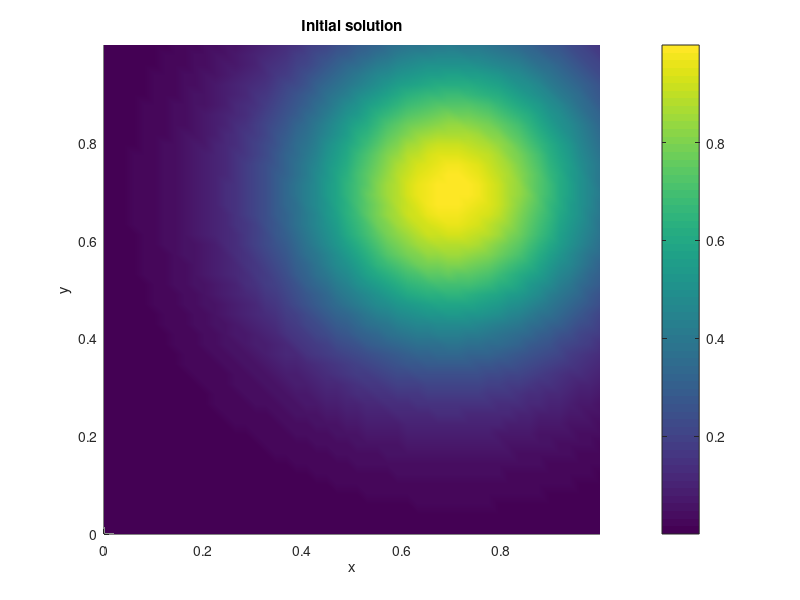

MATLAB code for this plot: (Note: this script raises an error after producing the figure.)
clc
clear all
% main driver for convection diffusion problem

% grid points
N = 50;
% grid spacing
dx = 1./(N-1);
dx2 = dx*dx;
% final time
T = 0.4;


% initial condition
[X,Y] = meshgrid([0:dx:1],[0:dx:1]);
%u0 = sin(X).*sin(Y);
u0 = 1.0.*exp( -10.0.*( (X - 0.7).^2 + ( Y - 0.7).^2 ));
figure(1)
surf([0:dx:1],[0:dx:1],u0)
title('Initial solution')
xlabel('x')
ylabel('y')
colorbar
shading interp
axis tight
view(2)
% reshape initial condition for algorithm
u1 = reshape(u0,N*N,1);

%% Explicit method
% number of time steps
Nt = 1000;
% time step
dt = T/Nt;

% convection coefficient
alpha = 1.0;
Rc = alpha/(2.0*(dx + dx));
% diffusion coefficient
beta = 1.0;
Rd = beta*dt./((dx2 + dx2));
% Peclet number
P = alpha*(dx+dx)/(2.0*beta);
% Stability check for explici
if (Rd>=0.25 || P >=1 )
  'Explicit method unstable'
endif

% explicit matrix
A_exp = conv_diff_exp(N,Rd,P);

% main loop
for i = 2:Nt
  u = A_exp*u1;
  u1 = u;
end
figure(2)
surf([0:dx:1],[0:dx:1],reshape(u,N,N))
title(sprintf('Solution, with explicit method, at time %0.5e',T))
xlabel('x')
ylabel('y')
colorbar
shading interp
axis tight
view(2)

% Implicit for diffusion, explicit convection method
Nt = 10
dt = T/Nt;
% convection coefficient
alpha = 1.0;
Rc = alpha*dt/(2.0*(dx + dx));
% diffusion coefficient
beta = 1.0;
Rd = beta*dt./((dx2 + dx2));
% Peclet number
P = alpha*(dx+dx)/(2.0*beta);

% implicit matrix
A_imp = conv_diff_imp(N,Rd);
A_rhs_imp = rhs_imp(N,Rc);
b_imp = zeros(N*N,1);
% initial solution
[X,Y] = meshgrid([0:dx:1],[0:dx:1]);
%u0 = sin(X).*sin(Y);
u0 = 1.0.*exp( -10.0.*( (X - 0.7).^2 + ( Y - 0.7).^2 ));
% reshape initial solution for algorithm
u1 = reshape(u0,N*N,1);

% main loop
for i = 2:Nt
  b_imp = A_rhs_imp*u1;
  u = pcg(A_imp,b_imp,1e-6,1000);
  u1 = u;
end

figure(3)
surf([0:dx:1],[0:dx:1],reshape(u,N,N))
title(sprintf('Solution, with implicit method, at time %0.5e',T))
xlabel('x')
ylabel('y')
colorbar
shading interp
axis tight
view(2)
